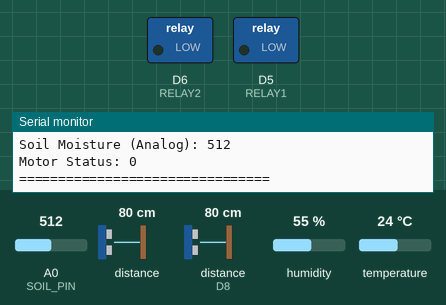
Recording of a sketch running on a simulated ESP8266 (NodeMCU). On the bench: switched loads named in the sketch (green lamp = pin HIGH), the last lines printed to the serial monitor. Wiring (inferred from the names in the program): 2 × ultrasonic range finder: trigger D4, echo D3 / trigger D7, echo D8. The test bench sets the inputs (shaded band); at power-on: distance to the obstacle 80 cm, distance to the obstacle (sensor on D8) 80 cm, A0 (SOIL_PIN) = 512, humidity 55 %, temperature 24 °C. The echo pulse lasts 58.3 µs per cm; pins used as bus, display or sensor lines are not drawn.

Above: at 2.7 s.
2.8 s: distance to the obstacle (sensor 0) set to 23 cm
8.6 s: distance to the obstacle (sensor 0) set to 18 cm
At 12.7 s:
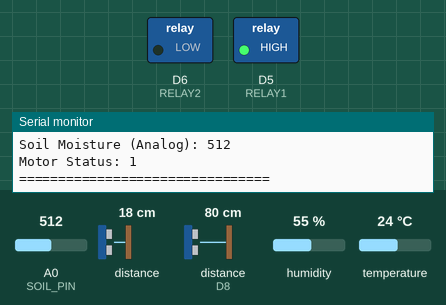
14.4 s: distance to the obstacle (sensor 0) set to 35 cm
At 18.4 s:
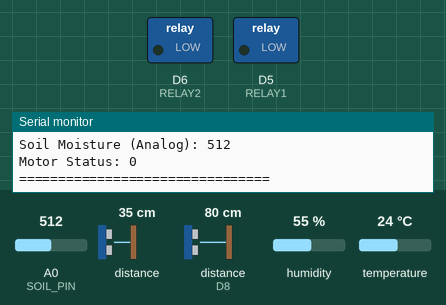
20.2 s: distance to the obstacle (sensor on D8) set to 22 cm
26.0 s: distance to the obstacle (sensor on D8) set to 18 cm
At 28.2 s:
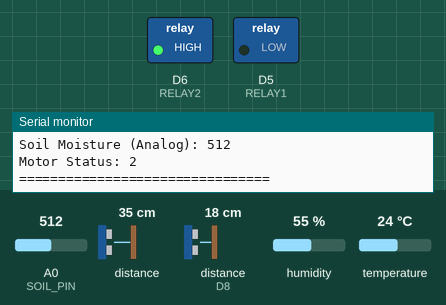
31.8 s: distance to the obstacle (sensor on D8) set to 35 cm
At 33.7 s:
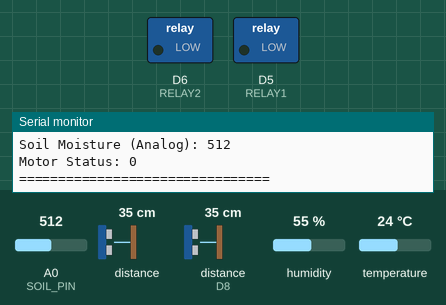
Timing chart, 0 to 35.2 s (numbered marks = the images above; inputs shaded):
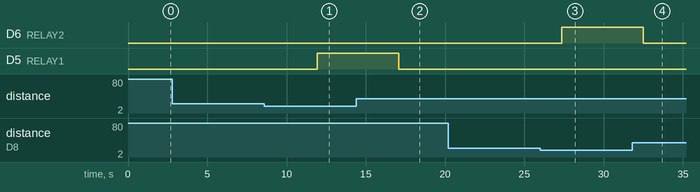

The sketch:

coding.ino
```cpp
#include <ESP8266WiFi.h>
#include "AdafruitIO_WiFi.h"
#include "DHT.h"
const char* ssid = "OPPO A59 5G";
const char* password = "123456789";
#define IO_USERNAME  "divya_2416"
#define IO_KEY       "aio_Gyou399qpjZmkZ3hveiiHV9iW1fm"
AdafruitIO_WiFi io(IO_USERNAME, IO_KEY, ssid, password);
AdafruitIO_Feed *temperatureFeed   = io.feed("temperature");
AdafruitIO_Feed *humidityFeed      = io.feed("humidity");
AdafruitIO_Feed *tank1Feed         = io.feed("tank1");
AdafruitIO_Feed *tank2Feed         = io.feed("tank2");
AdafruitIO_Feed *soilFeed          = io.feed("soil");
AdafruitIO_Feed *motorFeed         = io.feed("motor_status");
#define DHTPIN D2
#define DHTTYPE DHT11
DHT dht(DHTPIN, DHTTYPE);
#define TRIG1 D4
#define ECHO1 D3
#define TRIG2 D7
#define ECHO2 D8

#define SOIL_PIN A0
#define RELAY1 D5
#define RELAY2 D6
#define WATER_THRESHOLD 20
#define TEMP_THRESHOLD 15
#define POT_THRESHOLD 1000
void setup()
 {
  Serial.begin(115200);
  dht.begin();
  pinMode(TRIG1, OUTPUT);
  pinMode(ECHO1, INPUT);
  pinMode(TRIG2, OUTPUT);
  pinMode(ECHO2, INPUT);
  pinMode(SOIL_PIN, INPUT);
  pinMode(RELAY1, OUTPUT);
  pinMode(RELAY2, OUTPUT);
  digitalWrite(RELAY1, LOW);
  digitalWrite(RELAY2, LOW);
 io.connect();
  while(io.status() < AIO_CONNECTED)
{
    Serial.print(".");
    delay(500);
  }
  Serial.println("\nConnected to Adafruit IO!");
}
long measureDistance(int trigPin, int echoPin)
 {
  digitalWrite(trigPin, LOW);
  delayMicroseconds(2);
  digitalWrite(trigPin, HIGH);
  delayMicroseconds(10);
  digitalWrite(trigPin, LOW);
  long duration = pulseIn(echoPin, HIGH, 30000);
  if(duration == 0) return -1;
  long distance = duration * 0.034 / 2;
  return distance;
}
void loop()
 {
  io.run();
   float temperature = dht.readTemperature();
  float humidity = dht.readHumidity();
  long tank1Distance = measureDistance(TRIG1, ECHO1);
  long tank2Distance = measureDistance(TRIG2, ECHO2);
  int soilValue = analogRead(SOIL_PIN);

  int motorStatus = 0;
   if (tank1Distance > 0 && tank1Distance < WATER_THRESHOLD && temperature > TEMP_THRESHOLD && soilValue < POT_THRESHOLD)
 {
    digitalWrite(RELAY1, HIGH);
    digitalWrite(RELAY2, LOW);
    motorStatus = 1;
    Serial.println("Action: Tank1 needs water → Motor1 ON | Motor2 OFF");
  }
  else if (tank2Distance > 0 && tank2Distance < WATER_THRESHOLD && tank2Distance < tank1Distance && temperature > TEMP_THRESHOLD && soilValue < POT_THRESHOLD)
 {
    digitalWrite(RELAY1, LOW);
    digitalWrite(RELAY2, HIGH);
    motorStatus = 2;
    Serial.println("Action: Tank2 needs water → Motor2 ON | Motor1 OFF");
  }
  else
{
    digitalWrite(RELAY1, LOW);
    digitalWrite(RELAY2, LOW);
    motorStatus = 0;
    Serial.println("Action: Conditions not met → Motor1 & Motor2 OFF");
  }
  temperatureFeed->save(temperature);
  humidityFeed->save(humidity);
  tank1Feed->save(tank1Distance);
  tank2Feed->save(tank2Distance);
  soilFeed->save(soilValue);
  motorFeed->save(motorStatus);
Serial.println("==== SMART IRRIGATION STATUS ====");
  Serial.printf("Temperature: %.1f°C | Humidity: %.1f%%\n", temperature, humidity);
  Serial.printf("Tank1 Water Level: %ld cm | Tank2 Water Level: %ld cm\n", tank1Distance, tank2Distance);
  Serial.printf("Soil Moisture (Analog): %d\n", soilValue);
  Serial.printf("Motor Status: %d\n", motorStatus);
  Serial.println("================================\n");
  delay(5000);
}
```

Measured:
- the behaviour switches between 21 and 20 cm on distance to the obstacle (sensor 0) (found by bisection; images 0 and 1)
- the behaviour switches between 21 and 20 cm on distance to the obstacle (sensor on D8) (found by bisection; images 2 and 3)
- after the input at 8.6 s, D5 (RELAY1): LOW → HIGH after 3.3 s
- after the input at 14.4 s, D5 (RELAY1): HIGH → LOW after 2.7 s
- after the input at 26.0 s, D6 (RELAY2): LOW → HIGH after 1.4 s
- after the input at 31.8 s, D6 (RELAY2): HIGH → LOW after 0.71 s
